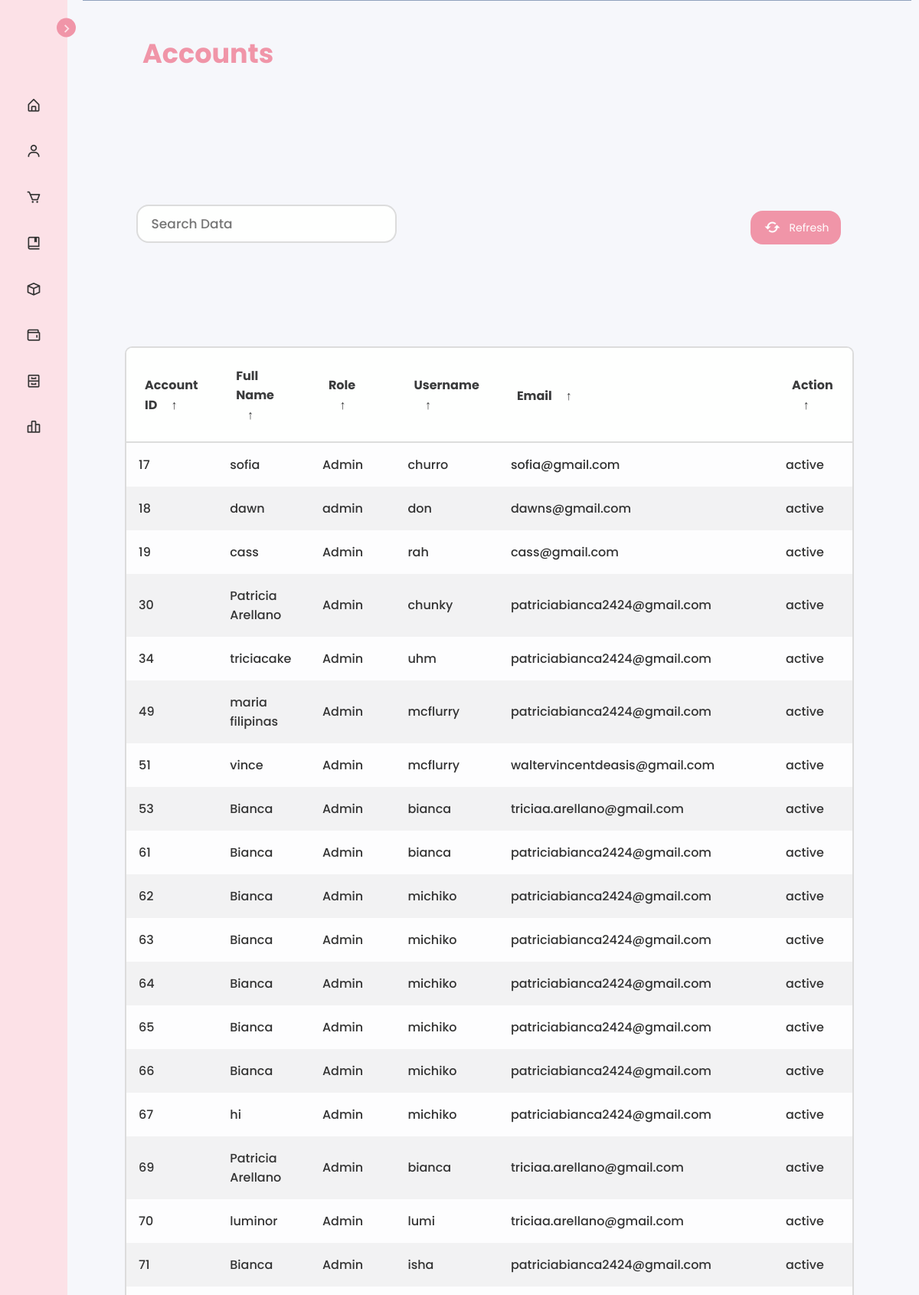
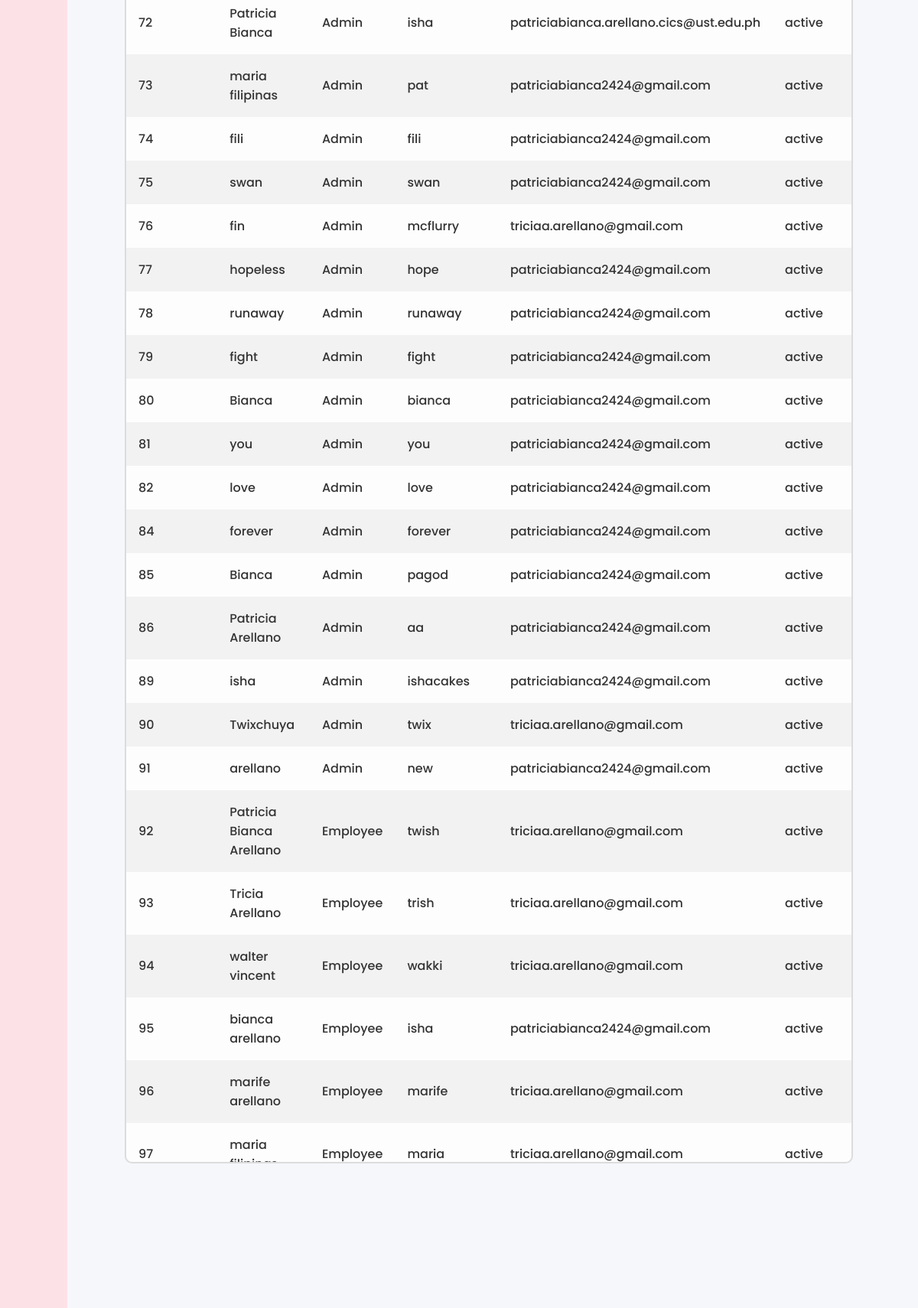
The page /accounts.php (upper part) on the database its author committed (2 pictures, top to bottom).
### tables this page shows
CREATE TABLE `user_table` (
  `user_id` int(11) NOT NULL AUTO_INCREMENT,
  `full_name` varchar(70) DEFAULT NULL,
  `role` varchar(45) DEFAULT NULL,
  `username` varchar(45) DEFAULT NULL,
  `password` varchar(45) DEFAULT NULL,
  `email` varchar(45) DEFAULT NULL,
  `otp` int(11) DEFAULT NULL,
  `status` enum('active','inactive') DEFAULT 'active',
  PRIMARY KEY (`user_id`)
);

### accounts.php (the view, shortened to what this page needs)
<!DOCTYPE html>
<html lang="en">
<head>
  <link rel="stylesheet" href="style.css">
  <link href='https://unpkg.com/boxicons@2.1.1/css/boxicons.min.css' rel='stylesheet'>
</head>
<body>
  <nav class="sidebar close">
    <header>
      <div class="image-text">
      </div>
      <i class='bx bx-chevron-right toggle'></i>
    </header>
    <div class="menu-bar">
      <div class="menu">
        <ul class="menu-links">
          <li class="nav-link">
            <a href="admin-overview.php">
              <i class='bx bx-home-alt icon'></i>
            </a>
          </li>
          <li class="nav-link">
            <a href="accounts.php">
              <i class='bx bx-user icon'></i>
            </a>
          </li>
          <li class="nav-link">
            <a href="products.php">
              <i class='bx bx-cart icon'></i>
            </a>
          </li>
          <li class="nav-link">
            <a href="archives.php">
              <i class='bx bx-book-bookmark icon'></i>
            </a>
          </li>
          <li class="nav-link">
            <a href="inventory.php">
              <i class='bx bx-cube icon'></i>
            </a>
          </li>
          <li class="nav-link">
            <a href="transactions.php">
              <i class='bx bx-wallet icon'></i>
            </a>
          </li>
          <li class="nav-link">
            <a href="salesrecord.php">
              <i class='bx bx-cabinet icon'></i>
            </a>
          </li>
          <li class="nav-link">
            <a href="audittrail.php">
              <i class='bx bx-bar-chart-alt-2 icon'></i>
            </a>
          </li>
        </ul>
      </div>
    </div>
  </nav>
  <section class="home">
    <div class="text">
    <div class="mainbar-text">Accounts</div>
      <?php
include "dbconnect.php";
$selectsql = "SELECT * FROM user_table WHERE status = 'active'";
$result = $conn->query($selectsql);
if ($result->num_rows > 0) {
    echo "<main class='table' id='user_table'>";
    echo "<section class='table__header'>";
    echo "<div class='input-group'>";
    echo "<input type='search' name='search' class='search-input' placeholder='Search Data'>";
    echo "</div>";
    echo "<button id='refreshButton' class='btn-refresh'><i class='bx bx-refresh' style='color: #fff; font-family: Montserrat; font-size: 24px;'></i> Refresh</button>";
    echo "</section>";
    echo "<section class='table__body'>";
    echo "<table>";
    echo "<thead>";
    echo "<tr>";
    echo "<th>Account ID <span class='icon-arrow'>&UpArrow;</span></th>";
    echo "<th>Full Name <span class='icon-arrow'>&UpArrow;</span></th>";
    echo "<th>Role <span class='icon-arrow'>&UpArrow;</span></th>";
    echo "<th>Username <span class='icon-arrow'>&UpArrow;</span></th>";
    echo "<th>Email <span class='icon-arrow'>&UpArrow;</span></th>";
    echo "<th>Action <span class='icon-arrow'>&UpArrow;</span></th>";
    echo "</tr>";
    echo "</thead>";
    echo "<tbody>";
    foreach ($result as $fielddata) {
        echo "<tr>";
        echo "<td>" . $fielddata['user_id'] . "</td>";
        echo "<td>" . $fielddata['full_name'] . "</td>";
        echo "<td>" . $fielddata['role'] . "</td>";
        echo "<td>" . $fielddata['username'] . "</td>";
        echo "<td>" . $fielddata['email'] . "</td>";
        echo "<td>" . $fielddata['status'] . "</td>";
        echo "</tr>";
    }
    echo "</tbody>";
    echo "</table>";
} else {
    echo "No records found";
}
?>
         </section>
  </main>
</body>
</html>

### rows shown on the page
user_table: user_id "17", full_name "sofia", role "Admin", username "churro", email "sofia@gmail.com", status "active"
user_table: user_id "18", full_name "dawn", role "admin", username "don", email "dawns@gmail.com", status "active"
user_table: user_id "19", full_name "cass", role "Admin", username "rah", email "cass@gmail.com", status "active"
user_table: user_id "30", full_name "Patricia Arellano", role "Admin", username "chunky", email "patriciabianca2424@gmail.com", status "active"
user_table: user_id "34", full_name "triciacake", role "Admin", username "uhm", email "patriciabianca2424@gmail.com", status "active"
user_table: user_id "49", full_name "maria filipinas", role "Admin", username "mcflurry", email "patriciabianca2424@gmail.com", status "active"
user_table: user_id "51", full_name "vince", role "Admin", username "mcflurry", email "waltervincentdeasis@gmail.com", status "active"
user_table: user_id "53", full_name "Bianca", role "Admin", username "bianca", email "triciaa.arellano@gmail.com", status "active"
user_table: user_id "61", full_name "Bianca", role "Admin", username "bianca", email "patriciabianca2424@gmail.com", status "active"
user_table: user_id "62", full_name "Bianca", role "Admin", username "michiko", email "patriciabianca2424@gmail.com", status "active"
user_table: user_id "63", full_name "Bianca", role "Admin", username "michiko", email "patriciabianca2424@gmail.com", status "active"
user_table: user_id "64", full_name "Bianca", role "Admin", username "michiko", email "patriciabianca2424@gmail.com", status "active"
user_table: user_id "65", full_name "Bianca", role "Admin", username "michiko", email "patriciabianca2424@gmail.com", status "active"
user_table: user_id "66", full_name "Bianca", role "Admin", username "michiko", email "patriciabianca2424@gmail.com", status "active"
user_table: user_id "67", full_name "hi", role "Admin", username "michiko", email "patriciabianca2424@gmail.com", status "active"
user_table: user_id "69", full_name "Patricia Arellano", role "Admin", username "bianca", email "triciaa.arellano@gmail.com", status "active"
user_table: user_id "70", full_name "luminor", role "Admin", username "lumi", email "triciaa.arellano@gmail.com", status "active"
user_table: user_id "71", full_name "Bianca", role "Admin", username "isha", email "patriciabianca2424@gmail.com", status "active"
user_table: user_id "72", full_name "Patricia Bianca", role "Admin", username "isha", email "patriciabianca.arellano.cics@ust.edu.ph", status "active"
user_table: user_id "73", full_name "maria filipinas", role "Admin", username "pat", email "patriciabianca2424@gmail.com", status "active"
user_table: user_id "74", full_name "fili", role "Admin", username "fili", email "patriciabianca2424@gmail.com", status "active"
user_table: user_id "75", full_name "swan", role "Admin", username "swan", email "patriciabianca2424@gmail.com", status "active"
user_table: user_id "76", full_name "fin", role "Admin", username "mcflurry", email "triciaa.arellano@gmail.com", status "active"
user_table: user_id "77", full_name "hopeless", role "Admin", username "hope", email "patriciabianca2424@gmail.com", status "active"
user_table: user_id "78", full_name "runaway", role "Admin", username "runaway", email "patriciabianca2424@gmail.com", status "active"
user_table: user_id "79", full_name "fight", role "Admin", username "fight", email "patriciabianca2424@gmail.com", status "active"
user_table: user_id "80", full_name "Bianca", role "Admin", username "bianca", email "patriciabianca2424@gmail.com", status "active"
user_table: user_id "81", full_name "you", role "Admin", username "you", email "patriciabianca2424@gmail.com", status "active"
user_table: user_id "82", full_name "love", role "Admin", username "love", email "patriciabianca2424@gmail.com", status "active"
user_table: user_id "84", full_name "forever", role "Admin", username "forever", email "patriciabianca2424@gmail.com", status "active"
user_table: user_id "85", full_name "Bianca", role "Admin", username "pagod", email "patriciabianca2424@gmail.com", status "active"
user_table: user_id "86", full_name "Patricia Arellano", role "Admin", username "aa", email "patriciabianca2424@gmail.com", status "active"
user_table: user_id "89", full_name "isha", role "Admin", username "ishacakes", email "patriciabianca2424@gmail.com", status "active"
user_table: user_id "90", full_name "Twixchuya", role "Admin", username "twix", email "triciaa.arellano@gmail.com", status "active"
user_table: user_id "91", full_name "arellano", role "Admin", username "new", email "patriciabianca2424@gmail.com", status "active"
user_table: user_id "92", full_name "Patricia Bianca Arellano", role "Employee", username "twish", email "triciaa.arellano@gmail.com", status "active"
user_table: user_id "93", full_name "Tricia Arellano", role "Employee", username "trish", email "triciaa.arellano@gmail.com", status "active"
user_table: user_id "94", full_name "walter vincent", role "Employee", username "wakki", email "triciaa.arellano@gmail.com", status "active"
user_table: user_id "95", full_name "bianca arellano", role "Employee", username "isha", email "patriciabianca2424@gmail.com", status "active"
user_table: user_id "96", full_name "marife arellano", role "Employee", username "marife", email "triciaa.arellano@gmail.com", status "active"
user_table: user_id "97", full_name "maria…", role "Employee", username "maria", email "triciaa.arellano@gmail.com", status "active"
